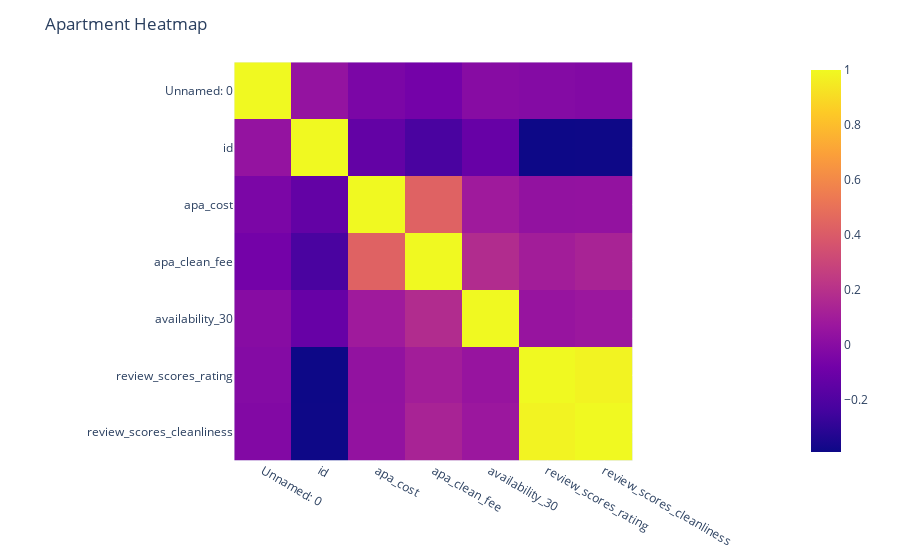

Notebook code for this chart:
### Code cell
hm2 = px.imshow(apartment.corr())
hm2.update_layout(title= 'Apartment Heatmap')
hm2.show()

### Figure 1 — Plotly figure (JSON) as saved in the notebook; plotly's stock layout.template omitted (floating-point values rounded to 4 significant figures)
{"data": [{"coloraxis": "coloraxis", "hovertemplate": "x: %{x}<br>y: %{y}<br>color: %{z}<extra></extra>", "type": "heatmap", "x": ["Unnamed: 0", "id", "apa_cost", "apa_clean_fee", "availability_30", "review_scores_rating", "review_scores_cleanliness"], "y": ["Unnamed: 0", "id", "apa_cost", "apa_clean_fee", "availability_30", "review_scores_rating", "review_scores_cleanliness"], "z": [[1, 0.04444, -0.04895, -0.07584, -0.005753, -0.01524, -0.02296], [0.04444, 1, -0.1364, -0.221, -0.1192, -0.3913, -0.3892], [-0.04895, -0.1364, 1, 0.4318, 0.0856, 0.03391, 0.03783], [-0.07584, -0.221, 0.4318, 1, 0.1732, 0.1015, 0.1298], [-0.005753, -0.1192, 0.0856, 0.1732, 1, 0.05463, 0.07039], [-0.01524, -0.3913, 0.03391, 0.1015, 0.05463, 1, 0.9802], [-0.02296, -0.3892, 0.03783, 0.1298, 0.07039, 0.9802, 1]]}], "layout": {"coloraxis": {"colorscale": [[0, "#0d0887"], [0.1111, "#46039f"], [0.2222, "#7201a8"], [0.3333, "#9c179e"], [0.4444, "#bd3786"], [0.5556, "#d8576b"], [0.6667, "#ed7953"], [0.7778, "#fb9f3a"], [0.8889, "#fdca26"], [1, "#f0f921"]]}, "margin": {"t": 60}, "title": {"text": "Apartment Heatmap"}, "xaxis": {"constrain": "domain", "scaleanchor": "y"}, "yaxis": {"autorange": "reversed", "constrain": "domain"}}}
